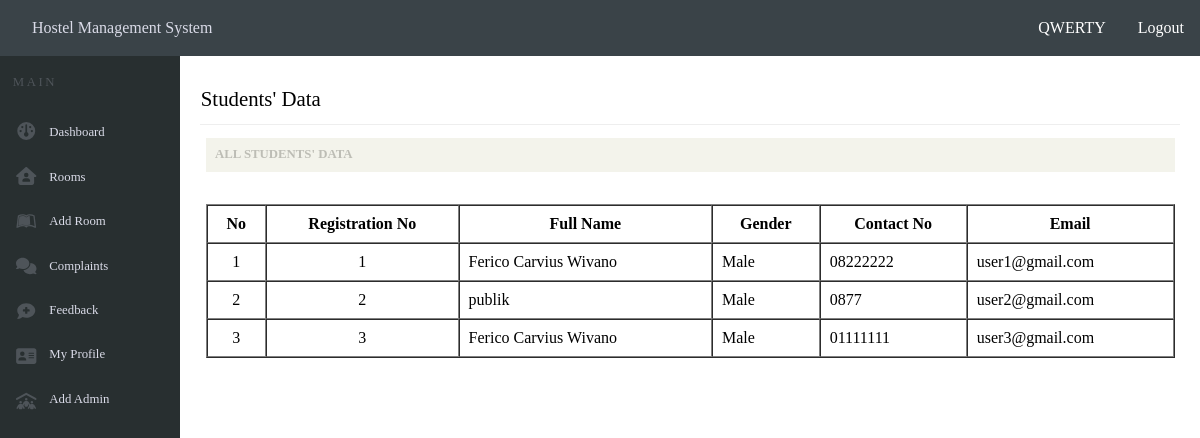
Page /students.php (signed in) on the committed database.
### tables this page shows
CREATE TABLE `registration` (
  `registration_no` int(3) UNSIGNED NOT NULL,
  `full_name` varchar(100) NOT NULL,
  `gender` varchar(10) NOT NULL,
  `contact_no` varchar(20) NOT NULL,
  `email` varchar(50) NOT NULL,
  `password` varchar(100) NOT NULL,
  `confirm_password` varchar(100) NOT NULL,
  `role` varchar(5) NOT NULL DEFAULT 'user'
);

### students.php (the view, shortened to what this page needs)
<?php
class StudentsData {
    private $conn;
    public function __construct() {
        include 'connectdatabase.php';
        $this->conn = $conn;
    }
    public function getAdminName() {
        $getEmail = $_SESSION["email"];
        $queryName = "SELECT username FROM admin_login WHERE admin_email = '" . mysqli_real_escape_string($this->conn, $getEmail) . "'";
        $result = mysqli_query($this->conn, $queryName);
        $nameResult = mysqli_fetch_assoc($result);
        return $nameResult['username'];
    }
    public function getStudentData() {
        $queryComplaints = "SELECT registration_no, full_name, gender, contact_no, email FROM registration";
        $result = mysqli_query($this->conn, $queryComplaints);
        return mysqli_fetch_all($result, MYSQLI_ASSOC);
    }
}
$studentsData = new StudentsData();
$studentsData->checkAdminLogin();
$fullName = $studentsData->getAdminName();
$complaints = $studentsData->getStudentData();
?>
<!DOCTYPE html>
<html lang="en">
<head>
    <link rel="stylesheet" href="headerandnavbar.css">
    <link rel="stylesheet" href="maincontent.css">
    <link rel="stylesheet" href="roomdetail.css">
</head>
<body>
    <header>
        <a href="dashboardadmin.php">Hostel Management System</a>
        <div class="user-info">
            <span><?php echo htmlspecialchars($fullName); ?></span>
            <a href="logout.php">Logout</a>
        </div>
    </header>
    <div class="main">
        <div class="navbar">
            <p id="none">MAIN</p>
            <div class="contentnavbar">
                <div class="iconnavbar">
                </div>
                <div class="textnavbar">
                    <a href="dashboardadmin.php"><p id="dashboard">Dashboard</p></a>
                    <a href="roominfo.php"><p id="rooms">Rooms</p></a>
                    <a href="addroom.php"><p id="addRoom">Add Room</p></a>
                    <a href="registeredcomplaint.php"><p id="complaints">Complaints</p></a>
                    <a href="registeredfeedback.php"><p id="feedback">Feedback</p></a>
                    <a href="profileadmin.php"><p id="myProfile">My Profile</p></a>
                    <a href="addadmin.php"><p id="addAdmin">Add Admin</p></a>
                </div>
            </div>
        </div>
        <div class="maincontent">
            <p id="userlogin">Students' Data</p>
            <hr>
            <div class="container">
                <div class="box">
                    <div class="boxheader">
                        <p>ALL STUDENTS' DATA</p>
                    </div>
                    <div class="boxinfo">
                        <table border="1" cellspacing="0">
                            <thead>
                                <tr>
                                    <th>No</th>
                                    <th>Registration No</th>
                                    <th>Full Name</th>
                                    <th>Gender</th>
                                    <th>Contact No</th>
                                    <th>Email</th>
                                </tr>
                            </thead>
                            <tbody>
                                <?php $i = 1; ?>
                                <?php foreach ($complaints as $row) : ?>
                                <tr>
                                    <td id="center"><?= $i; ?></td>
                                    <td id="center"><?= $row["registration_no"]; ?></td>
                                    <td><?= $row["full_name"]; ?></td>
                                    <td><?= $row["gender"]; ?></td>
                                    <td><?= $row["contact_no"]; ?></td>
                                    <td><?= $row["email"]; ?></td>
                                </tr>
                                <?php $i++; ?>
                                <?php endforeach; ?>
                            </tbody>
                        </table>
                    </div>
                </div>
            </div>
        </div>
    </div>
</body>
</html>

### headerandnavbar.css (style rules this page uses)
* { margin: 0; padding: 0; box-sizing: border-box; }
html, body { height: 100%; }
body { display: flex; flex-direction: column; }
header { width: 100%; height: 3.5em; display: flex; align-items: center; justify-content: space-between; background-color: #3A4348; position: fixed; top: 0; left: 0; right: 0; }
header a { margin-left: 2em; color: #DADBE8; text-decoration: none; cursor: pointer; }
.user-info { display: flex; align-items: center; justify-content: space-evenly; padding-right: 1em; }
.user-info span, .user-info a { color: #fff; }
.main { display: flex; flex: 1; margin-top: 3.5em; }
.navbar { background-color: #282F30; width: 15%; height: calc(100% - 3.5em); position: fixed; top: 3.5em; bottom: 0; }
.navbar p { color: #4E5459; letter-spacing: .2em; font-size: .8em; padding: 1.5em 0 0 1em; }
.contentnavbar { display: flex; }
.iconnavbar { display: flex; flex-direction: column; align-items: center; justify-content: space-between; height: 18em; margin: 2em 0 0 1em; }
.textnavbar { display: flex; flex-direction: column; justify-content: space-between; width: 100%; margin-top: 1em; height: 18.8em; }
.textnavbar a { text-decoration: none; }
.textnavbar p { color: #DADBE8; letter-spacing: normal; }

### maincontent.css (style rules this page uses)
.maincontent { width: 100%; margin-left: 15%; overflow-y: auto; height: calc(100vh - 3.5em); }
#userlogin { margin: 1.5em 0 0 1em; font-size: 1.3em; }
hr { background-color: #eee; border: 0 none; color: #eee; height: 1px; margin: .8em auto; width: 96%; }

### roomdetail.css (style rules this page uses)
.container { display: flex; justify-content: center; width: 100%; height: 80%; }
.box { width: 95%; }
.boxheader { background-color: #F3F3EB; padding: .6em; }
.boxheader p { color: #BDBDB5; font-weight: 600; font-size: .8em; }
.boxinfo { width: 100%; margin-top: 2em; padding-bottom: 1em; }
.boxinfo table { width: 100%; }
th, td { padding: 9px; }
#center { text-align: center; }

### rows in the picture
registration: registration_no "1", full_name "Ferico Carvius Wivano", gender "Male", contact_no "08222222", email "user1@gmail.com"
registration: registration_no "2", full_name "publik", gender "Male", contact_no "0877", email "user2@gmail.com"
registration: registration_no "3", full_name "Ferico Carvius Wivano", gender "Male", contact_no "01111111", email "user3@gmail.com"

### other values in the picture
$fullName "QWERTY"
